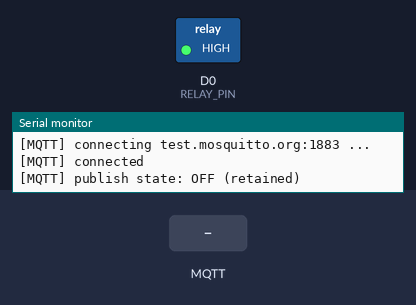
Recording of a sketch running on a simulated ESP8266 (NodeMCU). Parts: switched loads named in the sketch (green lamp = pin HIGH), the last lines printed to the serial monitor. Inputs (shaded band) come from the test bench. WiFi joins after 1.5 s; servers stay silent unless stated; no MQTT or app messages arrive unless stated.

Above: at 2.7 s.
2.8 s: MQTT message "ON" arrives on the first subscribed topic
At 3.4 s:
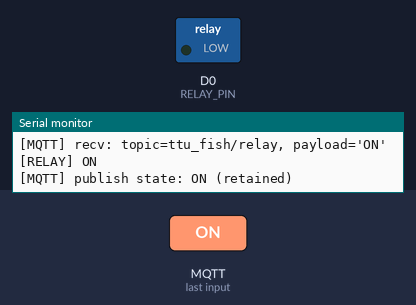
5.8 s: MQTT message "OFF" arrives on the first subscribed topic
At 6.9 s:
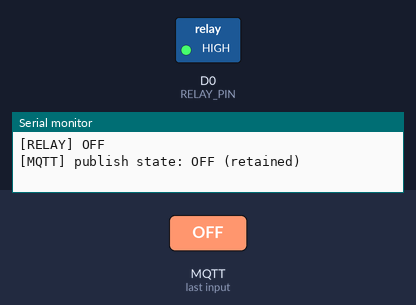
Timing chart, 0 to 8.8 s (numbered marks = the images above; inputs shaded):
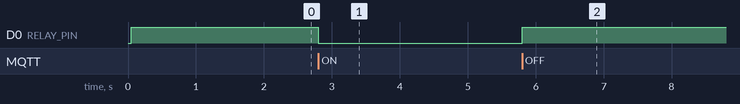

The sketch:

Mqtt_Fish_Relay.ino
```cpp
/*
  MQTT_Relay_D0.ino
  ESP8266 + WiFiManager + MQTT 繼電器控制（ON/OFF/TOGGLE）
  - 繼電器腳位：D0（GPIO16）← 避開 D1/D2/D5/D6/D7 與開機綁定腳 D3/D4/D8
  - MQTT 主題： ttu_fish/relay  （訂閱與狀態回報同一主題）
  - 接收指令： "ON" / "OFF" / "TOGGLE" / "1" / "0"
  - 狀態回報： "ON" / "OFF"（retained = true）
  - 預設 MQTT Broker： test.mosquitto.org:1883

  提醒：
  多數常見繼電器板為「低電位觸發（Active-LOW）」。
  若你的板子是「高電位觸發」，請把 RELAY_ACTIVE_HIGH 改成 true。
*/

#include <Arduino.h>
#include <ESP8266WiFi.h>
#include <WiFiManager.h>
#include <PubSubClient.h>

// --------- 使用者可調區 ---------
#define RELAY_PIN         D0          // GPIO16（安全、不影響開機）
#define RELAY_ACTIVE_HIGH false       // 常見板子為低電位觸發 → false

const char* MQTT_SERVER = "test.mosquitto.org";
const uint16_t MQTT_PORT = 1883;

// 單一主題（訂閱＋發佈都用這個）
const char* TOPIC_RELAY = "ttu_fish/relay";
// --------------------------------

const uint8_t LEVEL_ON  = RELAY_ACTIVE_HIGH ? HIGH : LOW;
const uint8_t LEVEL_OFF = RELAY_ACTIVE_HIGH ? LOW  : HIGH;

WiFiClient espClient;
PubSubClient mqtt(espClient);

bool relayState = false;  // false=OFF, true=ON

// ---- 小工具 ----
void applyRelay(bool on) {
  digitalWrite(RELAY_PIN, on ? LEVEL_ON : LEVEL_OFF);
  relayState = on;
}

void publishState() {
  const char* msg = relayState ? "ON" : "OFF";
  mqtt.publish(TOPIC_RELAY, msg, true);  // retained=true
  Serial.printf("[MQTT] publish state: %s (retained)\n", msg);
}

void setRelay(bool on) {
  if (relayState != on) {
    applyRelay(on);
    Serial.printf("[RELAY] %s\n", on ? "ON" : "OFF");
    if (mqtt.connected()) publishState();
  }
}

void toggleRelay() {
  setRelay(!relayState);
}

// ---- MQTT ----
void mqttCallback(char* topic, byte* payload, unsigned int length) {
  String msg; msg.reserve(length);
  for (unsigned int i = 0; i < length; ++i) msg += (char)payload[i];
  msg.trim();
  Serial.printf("[MQTT] recv: topic=%s, payload='%s'\n", topic, msg.c_str());

  if (msg.equalsIgnoreCase("ON") || msg == "1") {
    setRelay(true);
  } else if (msg.equalsIgnoreCase("OFF") || msg == "0") {
    setRelay(false);
  } else if (msg.equalsIgnoreCase("TOGGLE")) {
    toggleRelay();
  } else {
    Serial.println("[MQTT] unknown command (use ON/OFF/TOGGLE or 1/0)");
  }
}

void ensureMqtt() {
  while (!mqtt.connected()) {
    String cid = String("esp8266-relay-") + String(ESP.getChipId(), HEX);
    Serial.printf("[MQTT] connecting %s:%u ...\n", MQTT_SERVER, MQTT_PORT);
    if (mqtt.connect(cid.c_str())) {
      Serial.println("[MQTT] connected");
      mqtt.subscribe(TOPIC_RELAY);
      publishState(); // 上線即回報狀態（retained）
    } else {
      Serial.printf("[MQTT] connect failed, rc=%d, retry in 2s\n", mqtt.state());
      delay(2000);
    }
  }
}

// ---- Arduino 標準流程 ----
void setup() {
  Serial.begin(115200);
  delay(50);
  Serial.println("\n[BOOT] MQTT Relay on D0 starting...");

  pinMode(RELAY_PIN, OUTPUT);
  digitalWrite(RELAY_PIN, LEVEL_OFF);  // 上電預設關閉

  // WiFi 自動配網（長按 AP 名稱 ESP-AutoWiFi 進入設定）
  WiFiManager wm;
  wm.setConfigPortalTimeout(180);
  if (!wm.autoConnect("ESP-AutoWiFi")) {
    Serial.println("[WiFi] connect failed, restarting...");
    delay(300);
    ESP.restart();
  }
  Serial.printf("[WiFi] connected: %s\n", WiFi.localIP().toString().c_str());

  mqtt.setServer(MQTT_SERVER, MQTT_PORT);
  mqtt.setCallback(mqttCallback);

  applyRelay(false); // 確保初始為 OFF
}

void loop() {
  if (WiFi.status() != WL_CONNECTED) {
    // 若想掉線時自動關閉繼電器，可取消下一行註解
    // applyRelay(false);
    delay(200);
    return;
  }

  if (!mqtt.connected()) ensureMqtt();
  mqtt.loop();
}
```

Measured:
- after the input at 2.8 s, D0 (RELAY_PIN): HIGH → LOW at once
- after the input at 5.8 s, D0 (RELAY_PIN): LOW → HIGH at once
